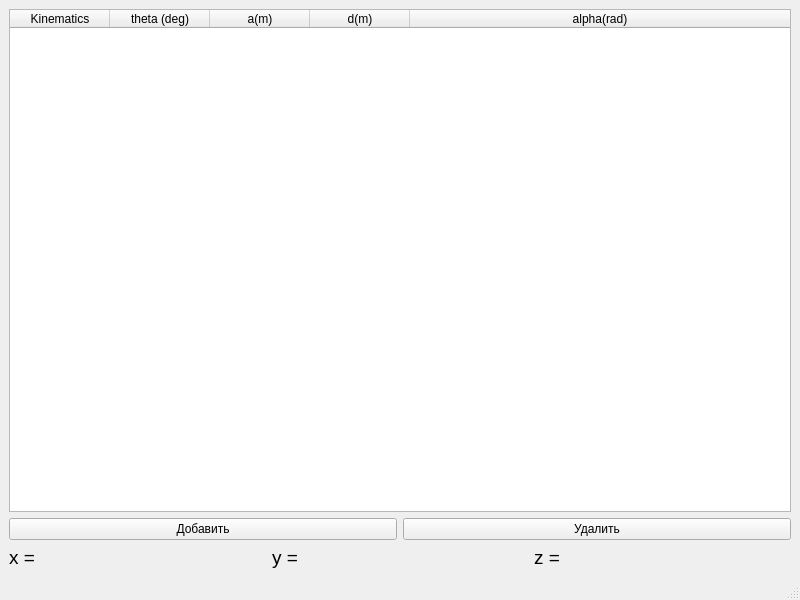
<?xml version="1.0" encoding="UTF-8"?>
<ui version="4.0">
 <class>MainWindow</class>
 <widget class="QMainWindow" name="MainWindow">
  <property name="geometry">
   <rect>
    <x>0</x>
    <y>0</y>
    <width>800</width>
    <height>600</height>
   </rect>
  </property>
  <property name="windowTitle">
   <string>MainWindow</string>
  </property>
  <widget class="QWidget" name="centralwidget">
   <layout class="QVBoxLayout" name="verticalLayout">
    <item>
     <widget class="QTableWidget" name="table">
      <attribute name="horizontalHeaderCascadingSectionResizes">
       <bool>false</bool>
      </attribute>
      <attribute name="horizontalHeaderStretchLastSection">
       <bool>true</bool>
      </attribute>
      <column>
       <property name="text">
        <string>Kinematics</string>
       </property>
      </column>
      <column>
       <property name="text">
        <string>theta (deg)</string>
       </property>
      </column>
      <column>
       <property name="text">
        <string>a(m)</string>
       </property>
      </column>
      <column>
       <property name="text">
        <string>d(m)</string>
       </property>
      </column>
      <column>
       <property name="text">
        <string>alpha(rad)</string>
       </property>
      </column>
     </widget>
    </item>
    <item>
     <layout class="QHBoxLayout" name="horizontalLayout_2">
      <item>
       <widget class="QPushButton" name="addButton">
        <property name="text">
         <string>Добавить</string>
        </property>
       </widget>
      </item>
      <item>
       <widget class="QPushButton" name="deleteButton">
        <property name="text">
         <string>Удалить</string>
        </property>
       </widget>
      </item>
     </layout>
    </item>
    <item>
     <layout class="QHBoxLayout" name="horizontalLayout">
      <item>
       <widget class="QLabel" name="xLabel">
        <property name="font">
         <font>
          <pointsize>14</pointsize>
         </font>
        </property>
        <property name="text">
         <string>x = </string>
        </property>
       </widget>
      </item>
      <item>
       <widget class="QLabel" name="yLabel">
        <property name="font">
         <font>
          <pointsize>14</pointsize>
         </font>
        </property>
        <property name="text">
         <string>y = </string>
        </property>
       </widget>
      </item>
      <item>
       <widget class="QLabel" name="zLabel">
        <property name="font">
         <font>
          <pointsize>14</pointsize>
         </font>
        </property>
        <property name="text">
         <string>z = </string>
        </property>
       </widget>
      </item>
     </layout>
    </item>
   </layout>
  </widget>
  <widget class="QMenuBar" name="menubar">
   <property name="geometry">
    <rect>
     <x>0</x>
     <y>0</y>
     <width>800</width>
     <height>22</height>
    </rect>
   </property>
  </widget>
  <widget class="QStatusBar" name="statusbar"/>
 </widget>
 <resources/>
 <connections/>
</ui>
